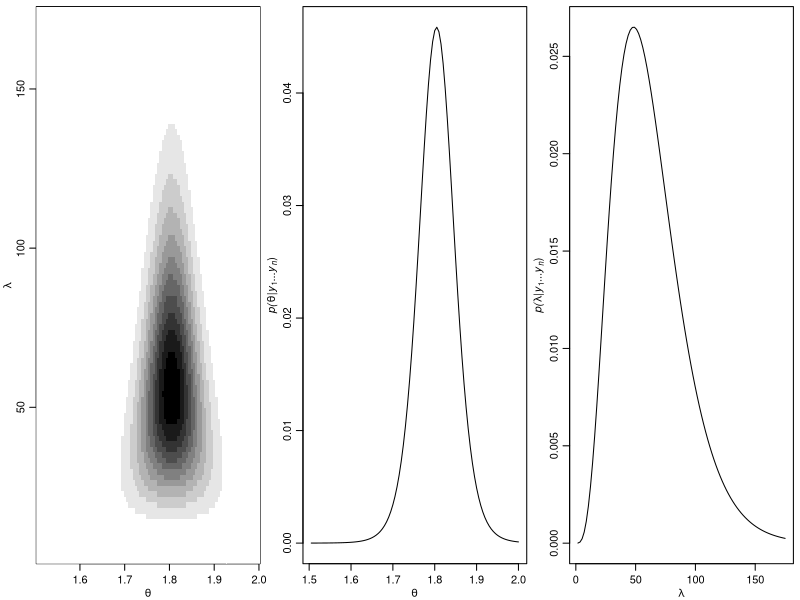
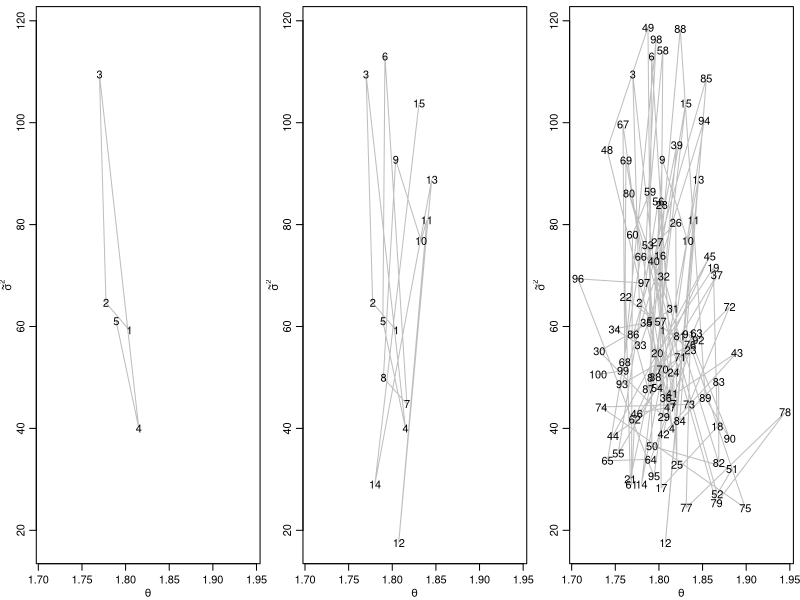
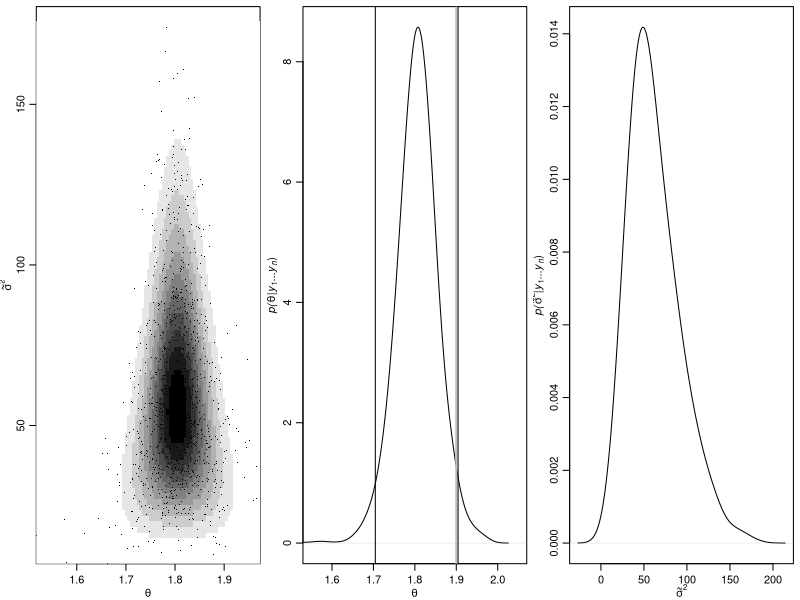
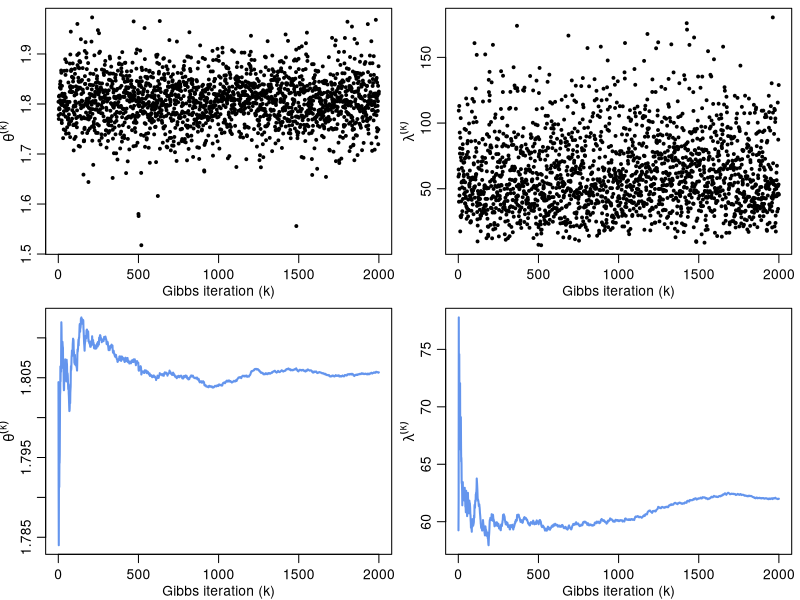
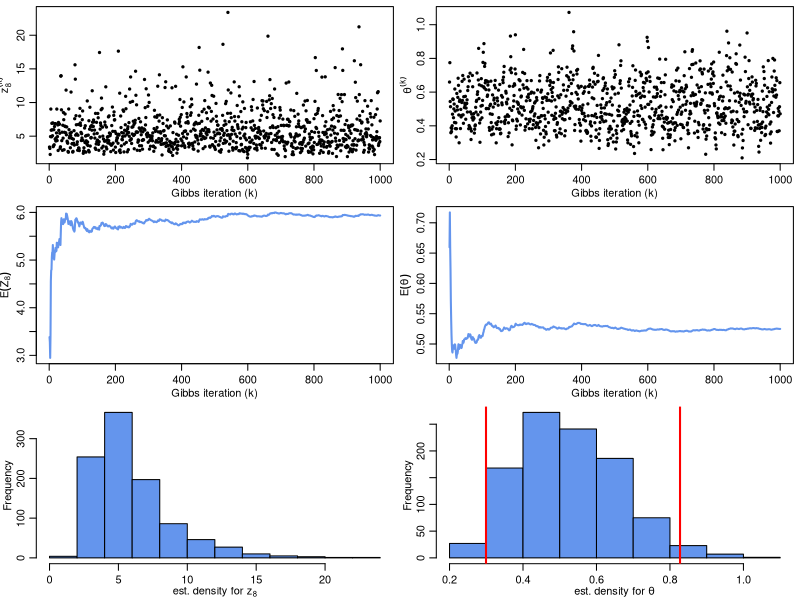
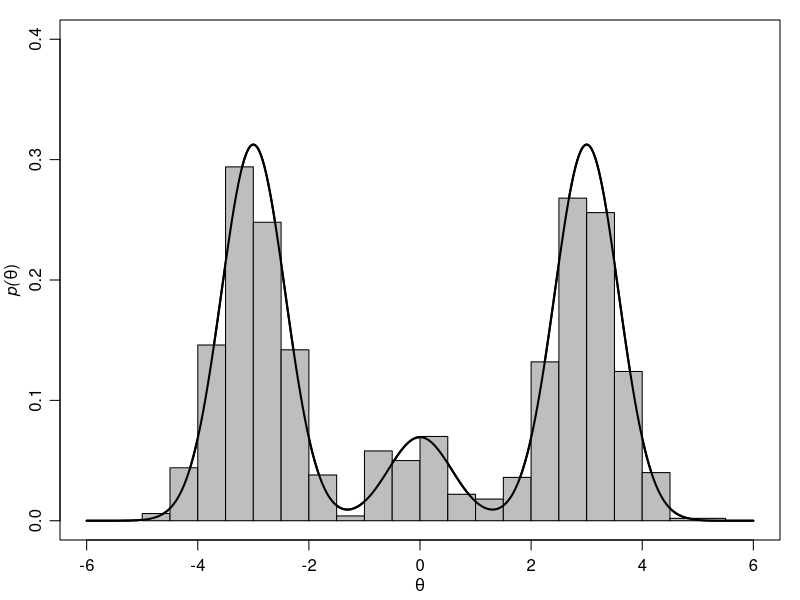
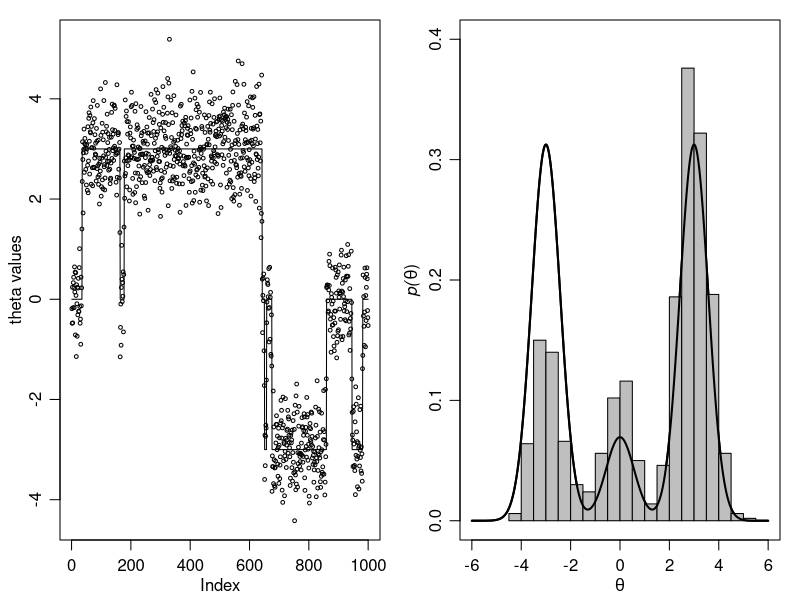
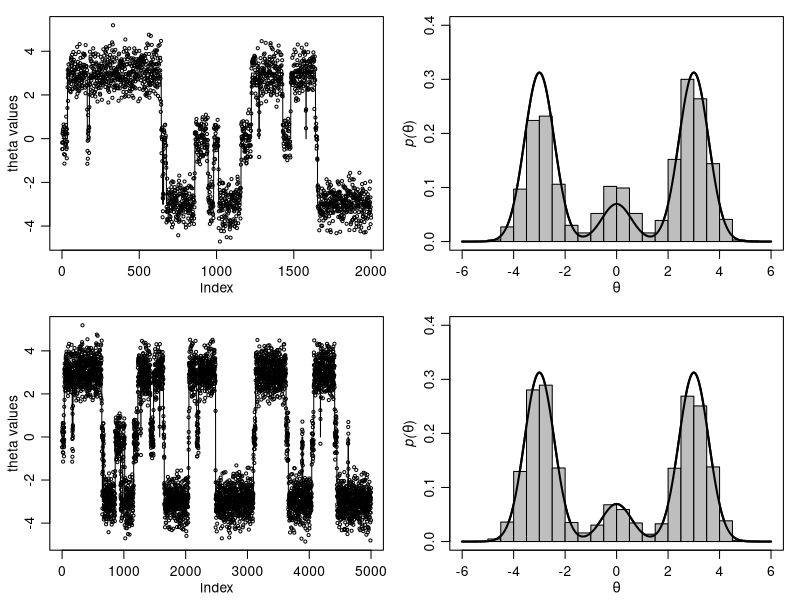

The R source for these figures, in order:
## ----echo=F, message=F, warning=F, fig.width=12, fig.height=4, fig.align='center'----
# priors
#Assumed prior: theta ~ N(mu0,t20)
mu0<-1.9 #prior mean for theta
t20<-0.95^2 #prior variance theta
#Assumed prior: lambda ~ Gamma(nu0/2,s20*nu0/2)
nu0<-1 
s20<-.01 

#data
y<-c(1.64,1.70,1.72,1.74,1.82,1.82,1.82,1.90,2.08)
n<-length(y) ; mean.y<-mean(y) ; var.y<-var(y)


####
G<-100 ; H<-100

mean.grid<-seq(1.505,2.00,length=G) 
prec.grid<-seq(1.75,175,length=H) 

post.grid<-matrix(nrow=G,ncol=H)

for(g in 1:G) {
  for(h in 1:H) { 
    
    post.grid[g,h]<- dnorm(mean.grid[g], mu0, sqrt(t20)) *
      dgamma(prec.grid[h], nu0/2, s20*nu0/2 ) *
      prod( dnorm(y,mean.grid[g],1/sqrt(prec.grid[h])) )
  }
}

post.grid<-post.grid/sum(post.grid)

# pdf("fig6_1.pdf",height=1.75,width=5,family="Times")
par(mfrow=c(1,3),mar=c(2.75,2.75,.5,.5),mgp=c(1.70,.70,0))
image( mean.grid,prec.grid,post.grid,col=gray( (10:0)/10 ),
       xlab=expression(theta), ylab=expression(lambda) )

mean.post<- apply(post.grid,1,sum)
plot(mean.grid,mean.post,type="l",xlab=expression(theta),
     ylab=expression( paste(italic("p("),
                            theta,"|",italic(y[1]),"...",italic(y[n]),")",sep="")))

prec.post<-apply(post.grid,2,sum)
plot(prec.grid,prec.post,type="l",xlab=expression(lambda),
     ylab=expression( paste(italic("p("),
                            lambda,"|",italic(y[1]),"...",italic(y[n]),")",sep=""))) 

CDF.theta <- cumsum(mean.post)
CDF.prec <- cumsum(prec.post)
CI.theta<- mean.grid[c(which(CDF.theta<=0.025)[1],which(CDF.theta>=0.975)[1])]
CI.prec <- prec.grid[c(which(CDF.prec<=0.025)[1],which(CDF.prec>=0.975)[1])]


## ----echo=T, message=F, warning=F----------------------------------------
set.seed(1)
S<-2000
PHI<-matrix(nrow=S,ncol=2)
PHI[1,]<-phi<-c( mean.y, 1/var.y)
mu0<-1.9  ; t20<-0.95^2
lambda0 <- 1/t20
beta<-.01 ; alpha<-1

### Gibbs sampling
for(s in 2:S) {
  
  # generate a new theta value from its full conditional
  mu.n <-  ( mu0*lambda0 + n*mean.y*phi[2] ) / ( lambda0 + n*phi[2] )
  lambda.n <- ( lambda0 + n*phi[2] )
  phi[1] <- rnorm(1, mu.n, sqrt(1/lambda.n) )
  
  # generate a new lambda value from its full conditional
  alpha.n<- alpha+n
  beta.n<- (beta + (n-1)*var.y + n*(mean.y-phi[1])^2 )
  phi[2]<- rgamma(1, alpha.n/2, beta.n/2)
  
  PHI[s,]<-phi         
}
###


## ----echo=F, message=F, warning=F, fig.width=12, fig.height=4, fig.align='center'----
par(mfrow=c(1,3),mar=c(2.75,2.75,.5,.5),mgp=c(1.70,.70,0))
m1<-5
plot( PHI[1:m1,],type="l",xlim=range(PHI[1:100,1]), ylim=range(PHI[1:100,2]),
      lty=1,col="gray",xlab=expression(theta),ylab=expression(tilde(sigma)^2))
text(  PHI[1:m1,1], PHI[1:m1,2], c(1:m1) )

m1<-15
plot( PHI[1:m1,],type="l",xlim=range(PHI[1:100,1]), ylim=range(PHI[1:100,2]),
      lty=1,col="gray",xlab=expression(theta),ylab=expression(tilde(sigma)^2))
text(  PHI[1:m1,1], PHI[1:m1,2], c(1:m1) )

m1<-100
plot( PHI[1:m1,],type="l",xlim=range(PHI[1:100,1]), ylim=range(PHI[1:100,2]),
      lty=1,col="gray",xlab=expression(theta),ylab=expression(tilde(sigma)^2))
text(  PHI[1:m1,1], PHI[1:m1,2], c(1:m1) )

sseq<-1:1000
sseq2<-1000:2000#c(200,1000,4)

### Gibbs based credible intervals
CI.gibbstheta <- round(quantile(PHI[sseq2,1],probs=c(0.025,0.975)),4)
CI.gibbslambda <- round(quantile(PHI[sseq2,2],probs=c(0.025,0.975)),4)

### t-test based confidence interval
n<-length(y) ; ybar<-mean(y) ; s2<-var(y)
t.CI <- ybar+qt( c(.025,.975), n-1) *sqrt(s2/n)


## ----echo=F, message=F, warning=F, fig.width=12, fig.height=4, fig.align='center'----

par(mfrow=c(1,3),mar=c(2.75,2.75,.5,.5),mgp=c(1.70,.70,0))
image( mean.grid,prec.grid,post.grid,col=gray( (10:0)/10 ),
       xlab=expression(theta), ylab=expression(tilde(sigma)^2) ,
       xlim=range(PHI[,1]),ylim=range(PHI[,2]) )
points(PHI[sseq,1],PHI[sseq,2],pch=".",cex=1.25 )

plot(density(PHI[,1],adj=2),  xlab=expression(theta),main="",
     xlim=c(1.55,2.05),
     ylab=expression( paste(italic("p("),
                            theta,"|",italic(y[1]),"...",italic(y[n]),")",sep="")))

abline(v=CI.theta,lwd=2,col="gray")
abline( v= t.CI, col="black",lwd=1)

plot(density(PHI[,2],adj=2), xlab=expression(tilde(sigma)^2),main="",
     ylab=expression( paste(italic("p("),tilde(sigma)^2,"|",italic(y[1]),
                            "...",italic(y[n]),")",sep=""))) 




## ----echo=F, message=F, warning=F, fig.width=8, fig.height=7, fig.align='center'----

par(mfrow=c(2,2),mar=c(2.75,2.75,.5,.5),mgp=c(1.70,.70,0))
plot(PHI[,1],  ylab=expression(theta^{(k)}),main="",pch=20,cex=0.7,
     xlab="Gibbs iteration (k)")
plot(PHI[,2],  ylab=expression(lambda^{(k)}),main="",pch=20,cex=0.7,
     xlab="Gibbs iteration (k)")
plot(cumsum(PHI[,1])/(1:S),  ylab=expression(theta^{(k)}),main="",
     type="l",col="cornflowerblue",lwd=2,xlab="Gibbs iteration (k)")
plot(cumsum(PHI[,2])/(1:S),  ylab=expression(lambda^{(k)}),main="",
     type="l",col="cornflowerblue",lwd=2,xlab="Gibbs iteration (k)")




## ----echo=T--------------------------------------------------------------
y <- c(3.4, 2.9, NA, 1.4, 3.2, 1.8, 4.6, NA, NA, NA, 2.8, NA)
n <- length(y)

c.vals <- c(1.2, 1.7, 2.0, 1.4, 0.6)
nc <- length(c.vals) #number of censored obs

#define censored set
J.set <- which(is.na(y))

#def hyperparameters
a <- b <- 1; r <- 2

#initialize z's and theta
z <- y
z[J.set] <- c.vals
theta <- rgamma(1,shape=(a+n*r),rate=(b+sum(z)))

#cdf evaluated at c.i
Fz.nc <- pgamma(c.vals,shape=r,rate=theta)
uvec <- rep(NA,length(J.set))


#Gibbs Sampelr variables
S <- 2000
gibbs.mat <- matrix(NA,ncol=(nc+1),nrow=S)

#Gibbs Sampler
for(k in 1:S){
  
  ###sample z's
  uvec <- runif(nc, min = Fz.nc, max = rep(1,nc))
  z[J.set] <- qgamma(uvec,shape=r,rate=theta)
  
  ###sample theta
  theta <-  rgamma(1,shape=(a+n*r),rate=(b+sum(z)))
  
  ###store draws
  gibbs.mat[k,] <- c(z[J.set],theta) 
}




## ----echo=F, message=F, warning=F, fig.width=6, fig.height=8, fig.align='center'----
burnin <- 1:(S/2)

par(mfrow=c(3,2),mar=c(2.75,2.75,.5,.5),mgp=c(1.70,.70,0))
plot(gibbs.mat[-burnin,2],  ylab=expression(z[8]^{(k)}),main="",pch=20,cex=0.7,
     xlab="Gibbs iteration (k)")
plot(gibbs.mat[-burnin,(nc+1)],  ylab=expression(theta^{(k)}),main="",pch=20,cex=0.7,
     xlab="Gibbs iteration (k)")
plot(cumsum(gibbs.mat[-burnin,2])/(1:(S/2)),  ylab=expression(E(Z[8])),main="",
     type="l",col="cornflowerblue",lwd=2,pch=20,cex=0.7,xlab="Gibbs iteration (k)")
plot(cumsum(gibbs.mat[-burnin,(nc+1)])/(1:(S/2)),  ylab=expression(E(theta)),main="",
     type="l",col="cornflowerblue",lwd=2,pch=20,cex=0.7,xlab="Gibbs iteration (k)")
hist(gibbs.mat[-burnin,2],  xlab=expression(paste("est. density for ",z[8])),
     main="",col="cornflowerblue")
hist(gibbs.mat[-burnin,(nc+1)],  xlab=expression(paste("est. density for ",theta)),
     main="",col="cornflowerblue")
abline(v=quantile(gibbs.mat[-burnin,(nc+1)],c(0.025,0.975)),col="red",lwd=2)


## ----echo=F, message=F, warning=F, fig.width=8, fig.height=4, fig.align='center'----
###### Intro to MCMC diagnostics
mu<-c(-3,0,3)
s2<-c(.33,.33,.33)
w<-c(.45,.1,.45)

ths<-seq(-5,5,length=100)

#### MC Sampling
set.seed(1)
S<-1000
d<-sample(1:3,S, prob=w,replace=TRUE)
th<-rnorm(S,mu[d],sqrt(s2[d]))
THD.MC<-cbind(th,d)
####

### Plot MC marginal density for theta and compare to true marginal
par(mfrow=c(1,1),mar=c(3,3,1,1),mgp=c(1.75,.75,0))
ths<-seq(-6,6,length=1000)
plot(ths, w[1]*dnorm(ths,mu[1],sqrt(s2[1])) +
       w[2]*dnorm(ths,mu[2],sqrt(s2[2])) +
       w[3]*dnorm(ths,mu[3],sqrt(s2[3])) ,type="l" , xlab=expression(theta),ylab=
       expression( paste( italic("p("),theta,")",sep="") ),lwd=2 ,ylim=c(0,.40))
hist(THD.MC[,1],add=TRUE,prob=TRUE,nclass=20,col="gray")
lines( ths, w[1]*dnorm(ths,mu[1],sqrt(s2[1])) +
         w[2]*dnorm(ths,mu[2],sqrt(s2[2])) +
         w[3]*dnorm(ths,mu[3],sqrt(s2[3])),lwd=2 )


## ----echo=F, message=F, warning=F, fig.width=8, fig.height=4, fig.align='center'----

#### MCMC sampling
th<-0
THD.MCMC<-NULL
S<-10000
set.seed(1)
for(s in 1:S) {
  d<-sample(1:3 ,1,prob= w*dnorm(th,mu,sqrt(s2))   )
  th<-rnorm(1,mu[d],sqrt(s2[d]) )
  THD.MCMC<-rbind(THD.MCMC,c(th,d) )
}

par(mfrow=c(1,2))

Smax=1000
plot(THD.MCMC[1:Smax,1],cex=0.5,main="",ylab="theta values")
lines( mu[THD.MCMC[1:Smax,2]])
plot(ths, w[1]*dnorm(ths,mu[1],sqrt(s2[1])) +
       w[2]*dnorm(ths,mu[2],sqrt(s2[2])) +
       w[3]*dnorm(ths,mu[3],sqrt(s2[3])) ,type="l" , xlab=expression(theta),ylab=
       expression( paste( italic("p("),theta,")",sep="") ),lwd=2 ,ylim=c(0,.40))
hist(THD.MCMC[1:Smax,1],add=TRUE,prob=TRUE,nclass=20,col="gray")
lines( ths, w[1]*dnorm(ths,mu[1],sqrt(s2[1])) +
         w[2]*dnorm(ths,mu[2],sqrt(s2[2])) +
         w[3]*dnorm(ths,mu[3],sqrt(s2[3])),lwd=2 )
#lines( mu[THD.MCMC[,2]])

###


## ----echo=F, message=F, warning=F, fig.width=8, fig.height=7, fig.align='center'----

par(mfrow=c(2,2))
Smax=c(2000,5000)
plot(THD.MCMC[1:Smax[1],1],cex=0.5,main="",ylab="theta values")
lines( mu[THD.MCMC[1:Smax[1],2]])
plot(ths, w[1]*dnorm(ths,mu[1],sqrt(s2[1])) +
       w[2]*dnorm(ths,mu[2],sqrt(s2[2])) +
       w[3]*dnorm(ths,mu[3],sqrt(s2[3])) ,type="l" , xlab=expression(theta),ylab=
       expression( paste( italic("p("),theta,")",sep="") ),lwd=2 ,ylim=c(0,.40))
hist(THD.MCMC[1:Smax[1],1],add=TRUE,prob=TRUE,nclass=20,col="gray")
lines( ths, w[1]*dnorm(ths,mu[1],sqrt(s2[1])) +
         w[2]*dnorm(ths,mu[2],sqrt(s2[2])) +
         w[3]*dnorm(ths,mu[3],sqrt(s2[3])),lwd=2 )

plot(THD.MCMC[1:Smax[2],1],cex=0.5,main="",ylab="theta values")
lines( mu[THD.MCMC[1:Smax[2],2]])
plot(ths, w[1]*dnorm(ths,mu[1],sqrt(s2[1])) +
       w[2]*dnorm(ths,mu[2],sqrt(s2[2])) +
       w[3]*dnorm(ths,mu[3],sqrt(s2[3])) ,type="l" , xlab=expression(theta),ylab=
       expression( paste( italic("p("),theta,")",sep="") ),lwd=2 ,ylim=c(0,.40))
hist(THD.MCMC[1:Smax[2],1],add=TRUE,prob=TRUE,nclass=20,col="gray")
lines( ths, w[1]*dnorm(ths,mu[1],sqrt(s2[1])) +
         w[2]*dnorm(ths,mu[2],sqrt(s2[2])) +
         w[3]*dnorm(ths,mu[3],sqrt(s2[3])),lwd=2 )

# plot(THD.MCMC[1:Smax[3],1],cex=0.5,main="",ylab="theta values")
# lines( mu[THD.MCMC[1:Smax[3],2]])
# plot(ths, w[1]*dnorm(ths,mu[1],sqrt(s2[1])) +
#        w[2]*dnorm(ths,mu[2],sqrt(s2[2])) +
#        w[3]*dnorm(ths,mu[3],sqrt(s2[3])) ,type="l" , xlab=expression(theta),ylab=
#        expression( paste( italic("p("),theta,")",sep="") ),lwd=2 ,ylim=c(0,.40))
# hist(THD.MCMC[1:Smax[3],1],add=TRUE,prob=TRUE,nclass=20,col="gray")
# lines( ths, w[1]*dnorm(ths,mu[1],sqrt(s2[1])) +
#          w[2]*dnorm(ths,mu[2],sqrt(s2[2])) +
#          w[3]*dnorm(ths,mu[3],sqrt(s2[3])),lwd=2 )
#lines( mu[THD.MCMC[,2]])

###
